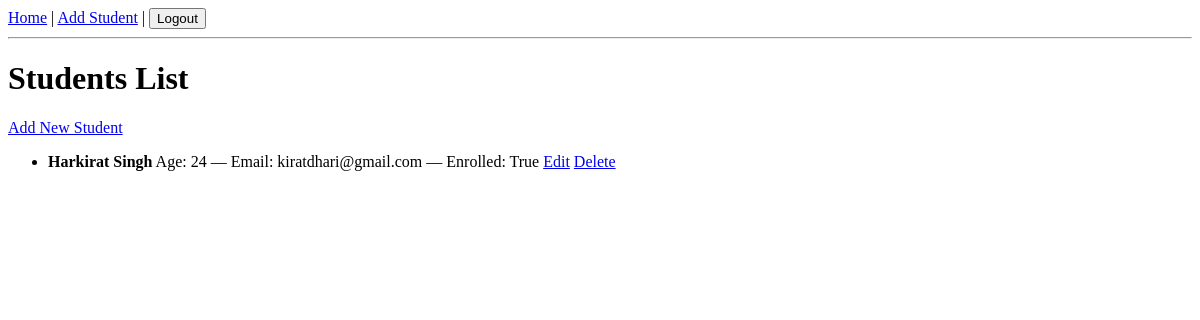
The app's page / (signed in), older data.
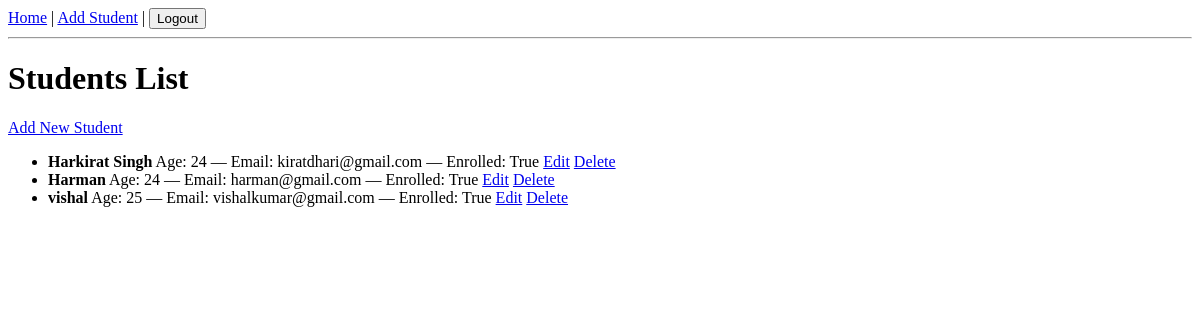
The same page, newer data.
### secondapp/models.py (models this page shows, shortened)
class Student(models.Model):
    name = models.CharField(max_length=100)
    age = models.IntegerField()
    email = models.EmailField()
    enrolled = models.BooleanField(default=True)

### secondapp/views.py (the view)
# urls.py: 2. Add a URL to urlpatterns:  path('', views.home, name='home')
@login_required
def home(request):
    students = Student.objects.all()
    context = {
        'students': students
    }
    return render(request, 'secondapp/home.html',context)

### secondapp/templates/secondapp/home.html (shortened to what this page needs)
{% extends 'secondapp/base.html' %}
{% block content %}
    <h1>Students List</h1>
    <a href="/add-student/">Add New Student</a>
    <ul>
        {% for student in students %}
            <li>
                <strong>{{ student.name }}</strong>
                Age: {{ student.age }} —
                Email: {{ student.email }} —
                Enrolled: {{ student.enrolled }}
                <a href="/edit-student/{{ student.id }}/">Edit</a>
                <a href="/delete-student/{{ student.id }}/">Delete</a>
            </li>
        {% empty %}
            <li>No students found!</li>
        {% endfor %}
    </ul>
{% endblock %}

### secondapp/templates/secondapp/base.html (shortened to what this page needs)
<!DOCTYPE html>
<html>
<head>
</head>
<body>
    <nav>
        <a href="/">Home</a> |
        <a href="/add-student/">Add Student</a> |
        <form method="POST" action="/logout/" style="display:inline;">
        <button type="submit">Logout</button>
    </form>
    </nav>
    <hr>
    {% block content %}
    {% endblock %}
</body>
</html>

Row changes from the older to the newer data that the page shows:
added Student: name "Harman", age "24", email "harman@gmail.com", enrolled "True"
added Student: name "vishal", age "25", email "vishalkumar@gmail.com", enrolled "True"
